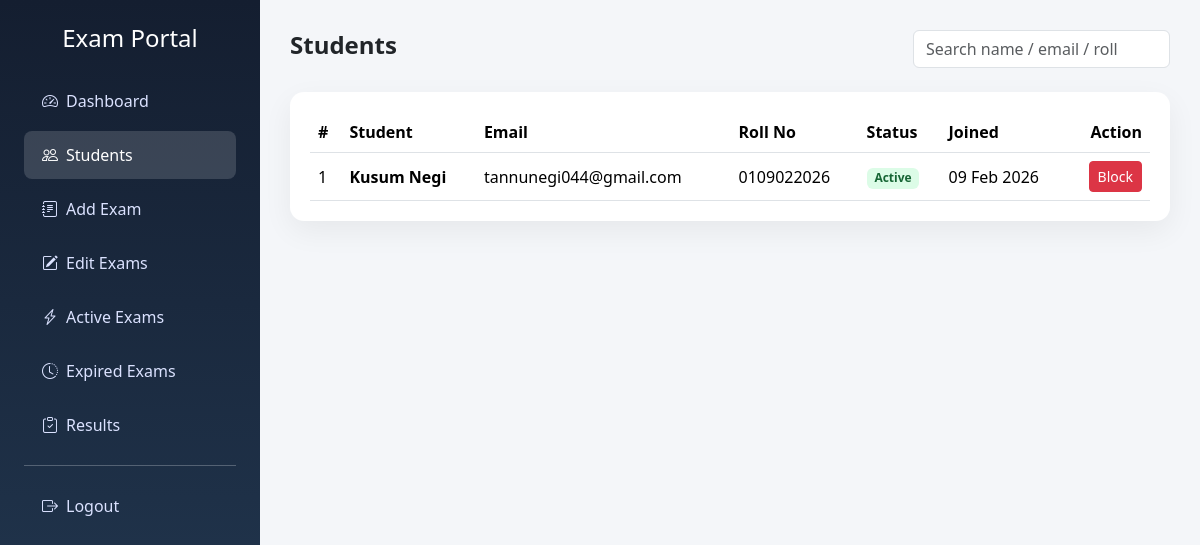
Screenshot of /admins/students.php (signed in) with the database file from the repository.
### tables this page shows
CREATE TABLE `students` (
  `id` int(11) NOT NULL,
  `name` varchar(100) DEFAULT NULL,
  `email` varchar(100) DEFAULT NULL,
  `password` varchar(255) DEFAULT NULL,
  `roll_no` varchar(20) DEFAULT NULL,
  `created_at` datetime DEFAULT NULL,
  `status` tinyint(1) NOT NULL DEFAULT 1
);

### admins/students.php (the view, shortened to what this page needs)
<?php
require_once __DIR__ . "/../config/db.php";
$search = trim($_GET['search'] ?? "");
if ($search !== "") {
    $stmt = $conn->prepare("
        SELECT id, name, email, roll_no, status, created_at
        FROM students
        WHERE name LIKE ? OR email LIKE ? OR roll_no LIKE ?
        ORDER BY id DESC
    ");
    $like = "%$search%";
    $stmt->bind_param("sss", $like, $like, $like);
    $stmt->execute();
    $students = $stmt->get_result();
} else {
    $students = $conn->query("
        SELECT id, name, email, roll_no, status, created_at
        FROM students
        ORDER BY id DESC
    ");
}
?>
<!DOCTYPE html>
<html lang="en">
<head>
    <link href="https://cdn.jsdelivr.net/npm/bootstrap@5.3.2/dist/css/bootstrap.min.css" rel="stylesheet">
    <link href="https://cdn.jsdelivr.net/npm/bootstrap-icons@1.11.1/font/bootstrap-icons.css" rel="stylesheet">
</head>
<body>
    <?php include "sidebar.php"; ?>
    <div class="main">
        <div class="d-flex justify-content-between align-items-center mb-4">
            <h4 class="fw-semibold">Students</h4>
            <form method="get" style="max-width:300px">
                <input type="text" name="search" value="<?= htmlspecialchars($search) ?>"
                    class="form-control" placeholder="Search name / email / roll">
            </form>
        </div>
        <div class="table-card">
            <div class="table-responsive">
                <table class="table table-hover align-middle mb-0">
                    <thead>
                        <tr>
                            <th>#</th>
                            <th>Student</th>
                            <th>Email</th>
                            <th>Roll No</th>
                            <th>Status</th>
                            <th>Joined</th>
                            <th class="text-end">Action</th>
                        </tr>
                    </thead>
                    <tbody>
                        <?php $i = 1;
                        while ($s = $students->fetch_assoc()): ?>
                            <tr>
                                <td><?= $i++ ?></td>
                                <td class="fw-semibold"><?= htmlspecialchars($s['name']) ?></td>
                                <td><?= htmlspecialchars($s['email']) ?></td>
                                <td><?= htmlspecialchars($s['roll_no']) ?></td>
                                <td>
                                    <?php if ($s['status'] == 1): ?>
                                        <span class="badge badge-active">Active</span>
                                    <?php else: ?>
                                        <span class="badge badge-blocked">Blocked</span>
                                    <?php endif; ?>
                                </td>
                                <td><?= date("d M Y", strtotime($s['created_at'])) ?></td>
                                <td class="text-end">
                                    <button
                                        class="btn btn-sm <?= $s['status'] ? 'btn-danger' : 'btn-success' ?>"
                                        data-bs-toggle="modal"
                                        data-bs-target="#confirmModal"
                                        data-id="<?= $s['id'] ?>"
                                        data-name="<?= htmlspecialchars($s['name']) ?>"
                                        data-status="<?= $s['status'] ?>">
                                        <?= $s['status'] ? 'Block' : 'Unblock' ?>
                                    </button>
                                </td>
                            </tr>
                        <?php endwhile; ?>
                    </tbody>
                </table>
            </div>
        </div>
    </div>
</body>
</html>

### admins/assest/css/sidebar.css (style rules this page uses)
body { background: #f4f6f9; font-family: 'Segoe UI', sans-serif; }
.main { margin-left: 260px; padding: 30px }

### admins/students.php (style rules this page uses)
.table-card { background: #fff; border-radius: 14px; padding: 20px; box-shadow: 0 10px 30px rgba(0, 0, 0, .06) }
.badge-active { background: #dcfce7 !important; color: #166534 !important }

### rows the page displays
students: name "Kusum Negi", email "tannunegi044@gmail.com", roll_no "0109022026", status "Active", created_at "09 Feb 2026"
